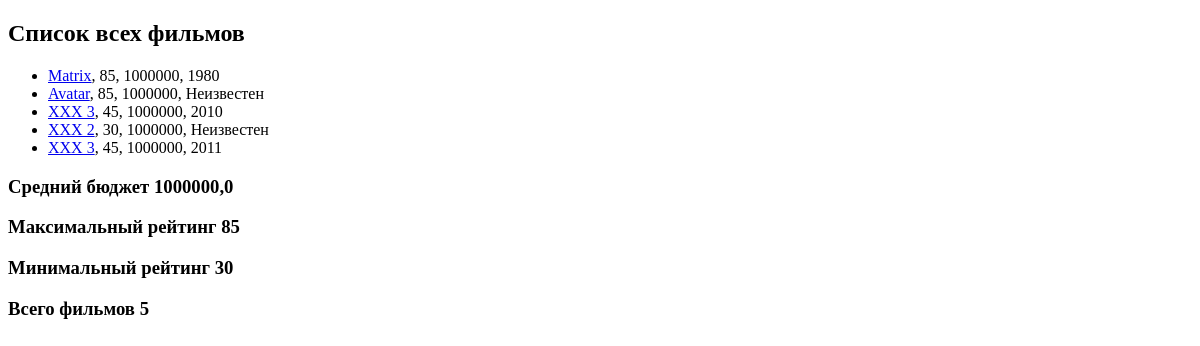
/, run on an earlier commit of the app's database.
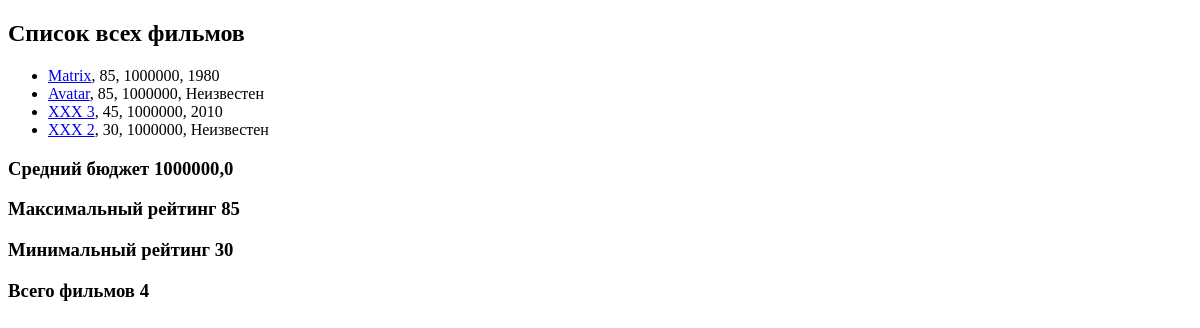
And on a later commit of the database.
### movie_app/models.py (models this page shows, shortened)
class Movie(models.Model):
    EUR = 'EUR'
    USD = 'USD'
    RUB = 'RUB'
    CURRENCY_CHOICES = [
        (EUR, 'Euro'),
        (USD, 'Dollar'),
        (RUB, 'Rubles'),
    ]
    name = models.CharField(max_length=40)
    rating = models.IntegerField(validators=[MinValueValidator(1), MaxValueValidator(100)])
    year = models.IntegerField(null=True, blank=True)
    budget = models.IntegerField(default=1000000, blank=True,
                                 validators=[MinValueValidator(1)])
    slug = models.SlugField(default='', null=False, db_index=True)
    currency = models.CharField(max_length=3, choices=CURRENCY_CHOICES, default='RUB')
    director = models.ForeignKey(Director, on_delete=models.CASCADE, null=True, related_name='movies')
    actors = models.ManyToManyField(Actor, related_name='movies')
    def get_url(self):
        return reverse('movie-detail', args=[self.slug])

### movie_app/views.py (the view)
# urls.py: path('', views.show_all_movie),
def show_all_movie(request):
    movies = Movie.objects.annotate(
        field_true=Value(True),
        field_false=Value(False),
        buget_100=F('budget') + 100,
    )
    agg = movies.aggregate(Avg('budget'), Max('rating'), Min('rating'))
    return render(request, 'movie_app/all_movies.html', {
        'movies': movies,
        'agg': agg,
        'total': movies.count()
    })

### movie_app/templates/movie_app/all_movies.html (shortened to what this page needs)
{% extends 'movie_app/base.html' %}
{% block content %}
    <h2>Список всех фильмов</h2>
    <ul>
        {% for movie in movies %}
            <li><a href="{{ movie.get_url }}">{{ movie.name }}</a>,
                    {{ movie.rating }},
                    {{ movie.budget }},
                    {{ movie.year|default:'Неизвестен'}}
            </li>
        {% endfor %}
    </ul>
    <h3>Средний бюджет {{ agg.budget__avg }}</h3>
    <h3>Максимальный рейтинг {{ agg.rating__max }}</h3>
    <h3>Минимальный рейтинг {{ agg.rating__min }}</h3>
    <h3>Всего фильмов {{ total }}</h3>
{% endblock %}

What changed in the data, as far as the page shows it:
removed Movie: name "XXX 3", rating "45", budget "1000000", year "2011"
Also different on the page:
{{ total }}: "5" → "4"
